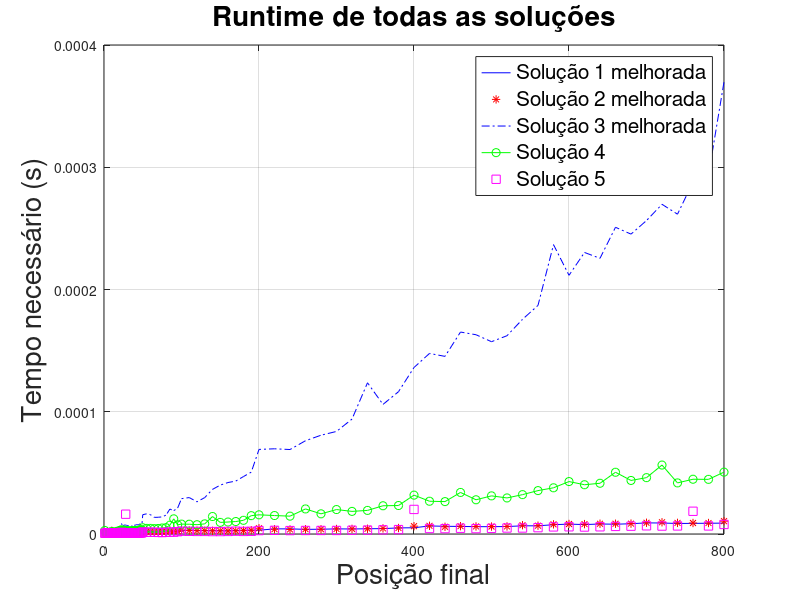

MATLAB code for this plot:
dados = load ("AllSolutions.txt");
n = dados(1:end,1);
t_sol1 = dados(1:end,4);
t_sol2 = dados(1:end,7);
t_sol3 = dados(1:end,10);
t_sol4 = dados(1:end,13);
t_sol5 = dados(1:end,16);
plot(n,t_sol1,"b-")
hold on
plot(n,t_sol2,"r*")
hold on
plot(n,t_sol3,"b-.")
hold on
plot(n,t_sol4,"-go")
hold on
plot(n,t_sol5,"msquare")
grid on
legend('Solução 1 melhorada','Solução 2 melhorada','Solução 3 melhorada','Solução 4','Solução 5','FontSize',15)
title ('Runtime de todas as soluções','FontSize',20)
xlabel('Posição final','FontSize',20)
ylabel('Tempo necessário (s)','FontSize',20)